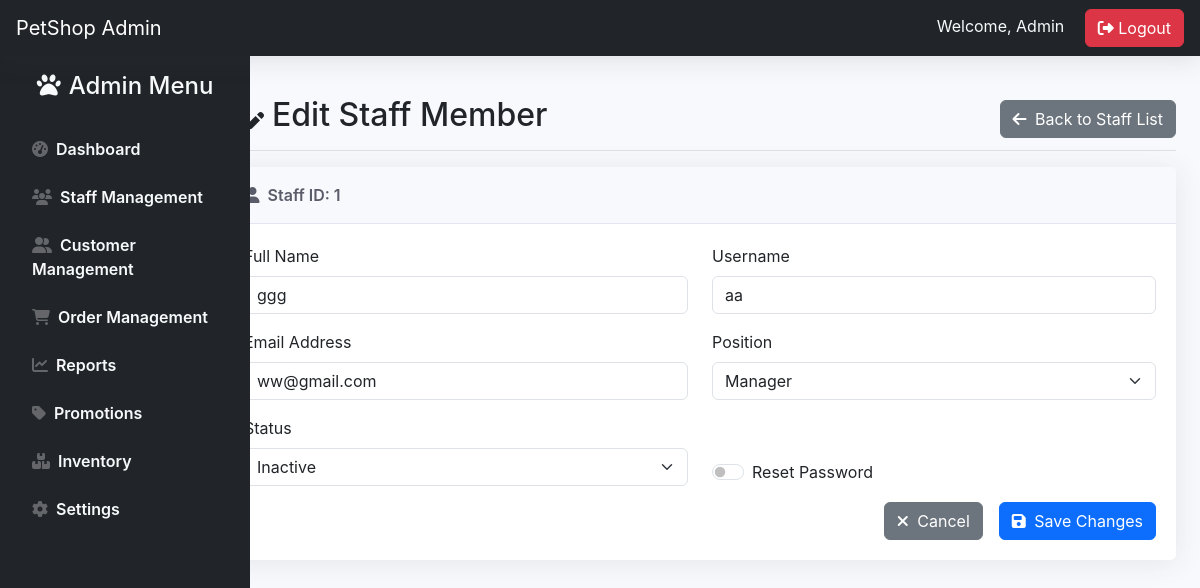
Page /edit_staff.php?id=1 on the earlier database version.
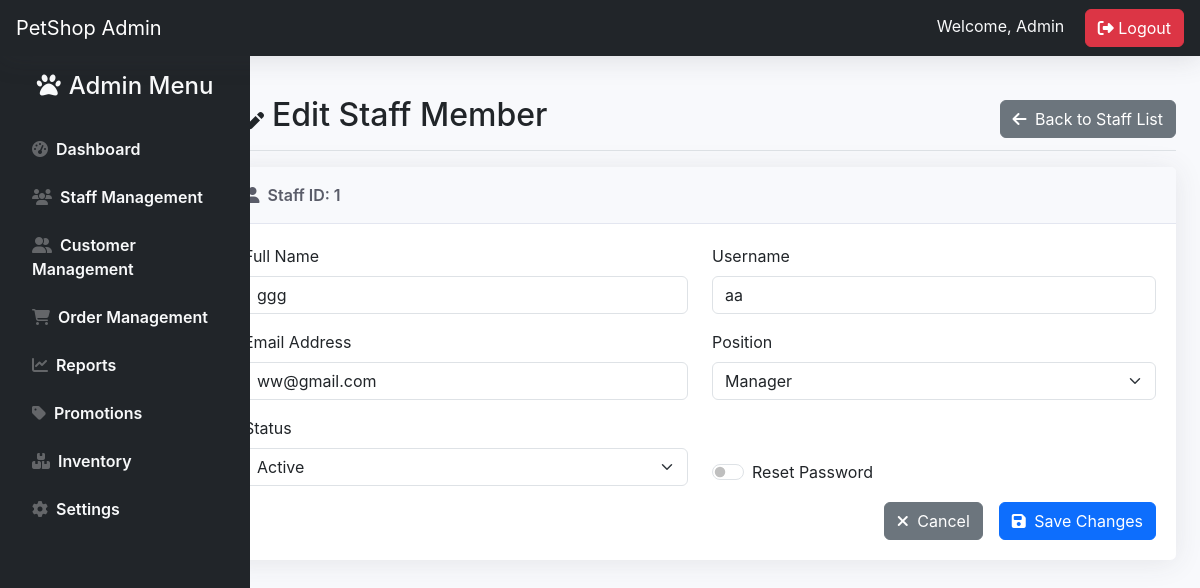
Same page on the later database version.
### tables this page shows
CREATE TABLE `staff` (
  `Staff_ID` int(11) NOT NULL,
  `Staff_name` varchar(50) NOT NULL,
  `Staff_Username` varchar(50) NOT NULL,
  `Staff_Password` varchar(50) NOT NULL,
  `created_at` timestamp NOT NULL DEFAULT current_timestamp(),
  `position` varchar(255) NOT NULL,
  `Staff_Email` varchar(100) NOT NULL,
  `status` varchar(20) NOT NULL DEFAULT 'Active',
  `reset_token` varchar(64) DEFAULT NULL,
  `reset_token_expires` datetime DEFAULT NULL,
  `password_reset_token` varchar(255) DEFAULT NULL,
  `token_expiry` datetime DEFAULT NULL,
  `login_attempts` int(11) DEFAULT 0,
  `last_failed_login` datetime DEFAULT NULL
);

### edit_staff.php (the view, shortened to what the changed rows need)
<?php
include('db_connection.php');
$id = $_GET['id'];
$sql = "SELECT * FROM Staff WHERE Staff_ID=?";
$stmt = $conn->prepare($sql);
$stmt->bind_param("i", $id);
$stmt->execute();
$result = $stmt->get_result()->fetch_assoc();
?>
<!DOCTYPE html>
<html lang="en">
<head>
    <link href="https://cdn.jsdelivr.net/npm/bootstrap@5.3.0/dist/css/bootstrap.min.css" rel="stylesheet">
    <link rel="stylesheet" href="https://cdnjs.cloudflare.com/ajax/libs/font-awesome/6.4.0/css/all.min.css">
    <link rel="stylesheet" href="admin_home.css">
</head>
<body>
<div class="container-fluid">
        <main class="col-md-10 ms-sm-auto px-md-4">
            <div class="d-flex justify-content-between flex-wrap flex-md-nowrap align-items-center pt-3 pb-2 mb-3 border-bottom">
                <h1 class="h2"><i class="fas fa-user-edit me-2"></i>Edit Staff Member</h1>
            </div>
            <div class="card">
                <div class="card-header">
                    <i class="fas fa-user me-2"></i>Staff ID: <?php echo $result['Staff_ID']; ?>
                </div>
                <div class="card-body">
                    <form method="POST" class="needs-validation" novalidate>
                        <div class="row mb-3">
                            <div class="col-md-6">
                                <label for="Staff_name" class="form-label">Full Name</label>
                                <input type="text" class="form-control" id="Staff_name" name="Staff_name"
                                       value="<?php echo htmlspecialchars($result['Staff_name']); ?>" required>
                            </div>
                            <div class="col-md-6">
                                <label for="Staff_Username" class="form-label">Username</label>
                                <input type="text" class="form-control" id="Staff_Username" name="Staff_Username"
                                       value="<?php echo htmlspecialchars($result['Staff_Username']); ?>" required>
                            </div>
                        </div>
                        <div class="row mb-3">
                            <div class="col-md-6">
                                <label for="Staff_Email" class="form-label">Email Address</label>
                                <input type="email" class="form-control" id="Staff_Email" name="Staff_Email"
                                       value="<?php echo htmlspecialchars($result['Staff_Email']); ?>" required>
                            </div>
                            <div class="col-md-6">
                                <label for="position" class="form-label">Position</label>
                                <select class="form-select" id="position" name="position" required>
                                    <option value="Manager" <?= ($result['position'] == 'Manager') ? 'selected' : '' ?>>Manager</option>
                                </select>
                            </div>
                        </div>
                        <div class="row mb-3">
                            <div class="col-md-6">
                                <label for="status" class="form-label">Status</label>
                                <select class="form-select" id="status" name="status" required>
                                    <option value="Active" <?= ($result['status'] == 'Active') ? 'selected' : '' ?>>Active</option>
                                    <option value="Inactive" <?= ($result['status'] == 'Inactive') ? 'selected' : '' ?>>Inactive</option>
                                </select>
                            </div>
                        </div>
                    </form>
                </div>
            </div>
        </main>
    </div>
</body>
</html>

Differences in the rows shown:
changed staff "ggg": status "Inactive" → "Active"
